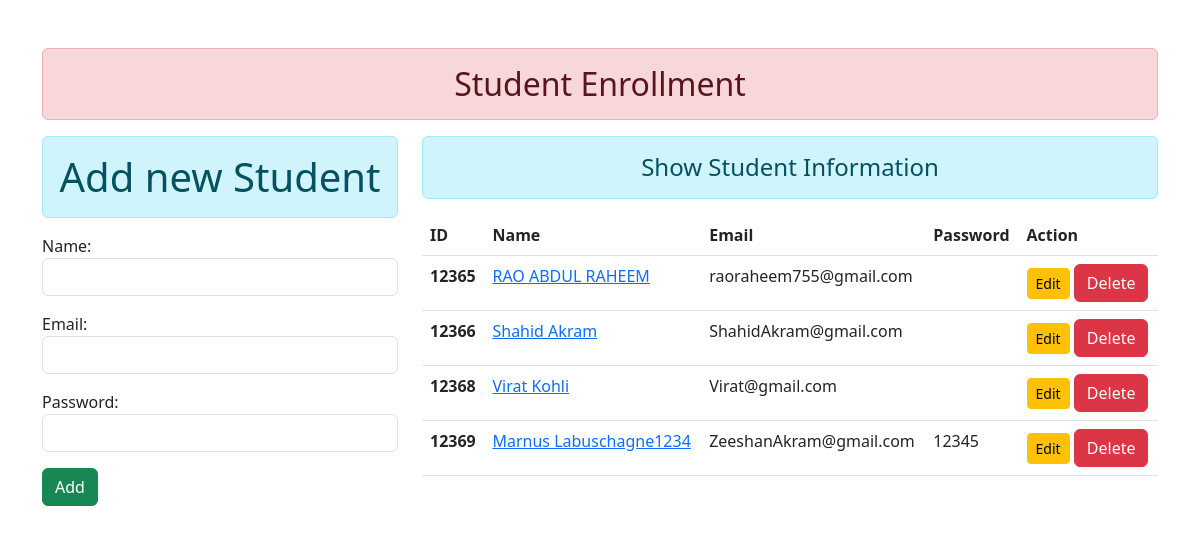
Page /add_show/ on the committed database.
### enroll/models.py (models this page shows)
class User(models.Model):
  name=models.CharField(max_length=70)
  email=models.EmailField(max_length=100)
  password=models.CharField(max_length=100)

### enroll/views.py (the view)
# urls.py: path('add_show/',cr.add_show,name="add_show"),
def add_show(request):
  if request.method == 'POST':
     fm=studentRegistraion(request.POST)
     if fm.is_valid():
      nm=fm.cleaned_data['name']
      em=fm.cleaned_data['email']
      pw=fm.cleaned_data['password']
      reg=User(name=nm,email=em)
      reg.save()
      fm=studentRegistraion()
  else:
   fm= studentRegistraion()
  Stud= User.objects.all()
  return render(request,'addandshow.html',{'form':fm,
 'Stu':Stud})

### enroll/forms.py
class studentRegistraion(forms.ModelForm):
    class Meta:
     model=User
     fields=['name','email','password']
     widgets ={
        'name':forms.TextInput(attrs={'class':'form-control'}),
        'email':forms.EmailInput(attrs={'class':'form-control'}),
        'password':forms.PasswordInput(render_value=True,attrs={'class':'form-control'})
     }

### Templates/addandshow.html (shortened to what this page needs)
{% extends 'base.html' %}
{% block content  %}
<div class="row">
<div class="col-sm-4">
<h1 class="text-center alert alert-info">Add new Student</h1>
<form action="" method="POST" novalidate >
    {{form.as_p}}
    <input type="submit" value="Add" class="btn btn-success">
</form>
</div>
<div class="col-sm-8">
    <h4 class="text-center alert alert-info">Show Student Information</h4>
    {% if Stu %}
    <table class="table">
        <thead>
          <tr>
            <th scope="col">ID</th>
            <th scope="col">Name</th>
            <th scope="col">Email</th>
            <th scope="col">Password</th>
            <th scope="col">Action</th>
          </tr>
        </thead>
        <tbody>
            {% for st in    Stu  %}
          <tr>
            <th scope="row">123{{st.id}}</th>
            <td ><a href="{% url 'Markssheet' st.name %}">{{st.name}}</a></td>
            <td>{{st.email}}</td>
            <td>{{st.password}}</td>
            <td><a href="{% url 'updatedata' st.id %}" class="btn btn-warning btn-sm">Edit</a>
            <form action="{% url 'deletedata' st.id %}" method="post" class="d-inline">
             {% csrf_token %}<input type="submit" class="btn btn-danger" value="Delete"></form></td>
          </tr>
          {% endfor %}
        </tbody>
      </table>
    {% else %}
    <h4 class="text-center alert alert-warning">No Records</h4>
    {% endif %}
</div>
</div>
{% endblock content  %}

### Templates/base.html (shortened to what this page needs)
<!DOCTYPE html>
<html lang="en">
{% load static %}
<head>
    <link href="https://cdn.jsdelivr.net/npm/bootstrap@5.3.0/dist/css/bootstrap.min.css" rel="stylesheet">
</head>
<body>
   <div class="container mt-5">
    <h2 class="text-center alert alert-danger">Student Enrollment</h2>
    {% block content %}
    {% endblock content %}
   </div>
</body>
</html>

### rows in the picture
User: id "65", name "RAO ABDUL RAHEEM", email "raoraheem755@gmail.com"
User: id "66", name "Shahid Akram", email "ShahidAkram@gmail.com"
User: id "68", name "Virat Kohli", email "Virat@gmail.com"
User: id "69", name "Marnus Labuschagne1234", email "ZeeshanAkram@gmail.com", password "12345"
